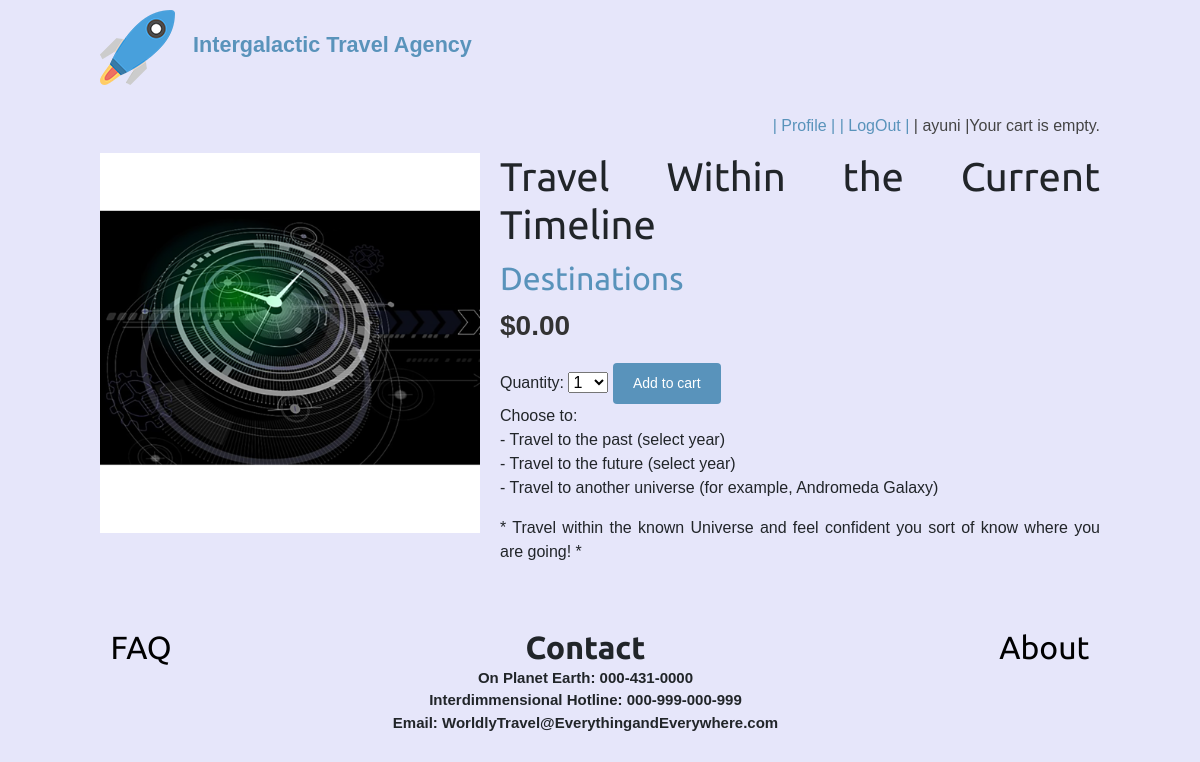
The page /34/travel-within-the-current-timeline/ (signed in) on the database as committed earlier.
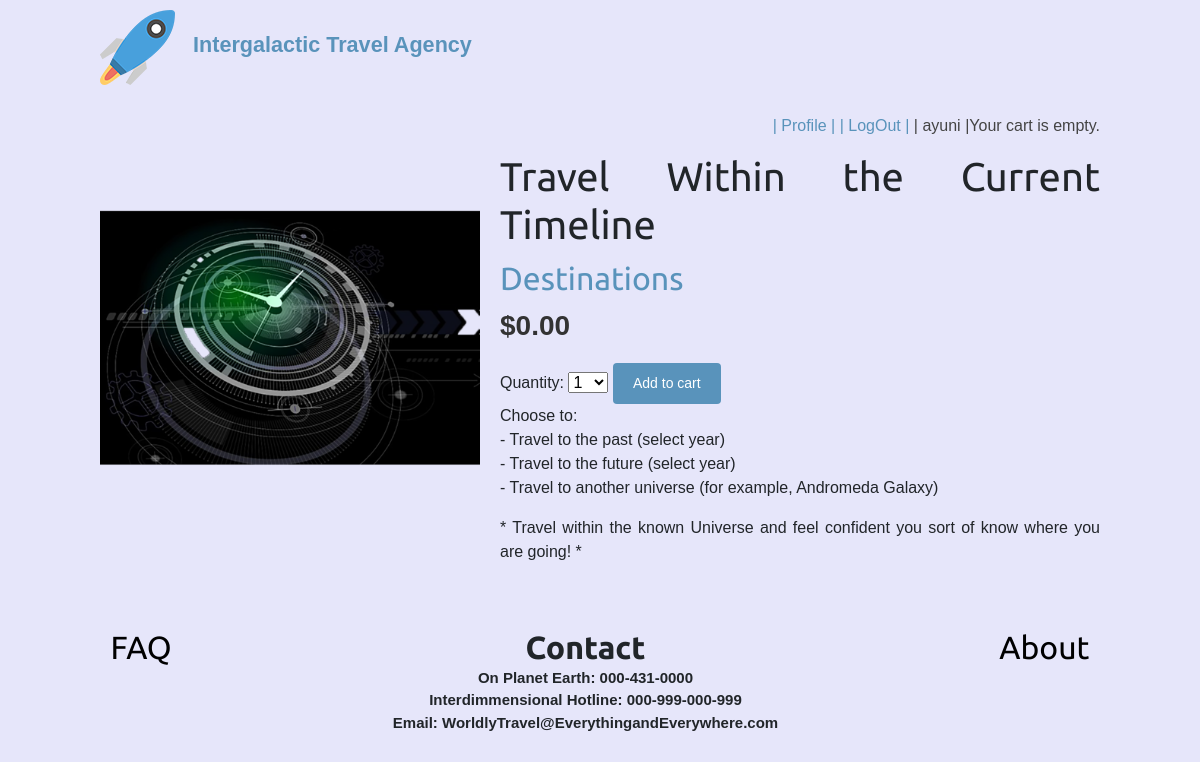
The same page on the database as committed later.
### shop/models.py (models this page shows, shortened)
class Product(models.Model):
    category = models.ForeignKey(Category,
                                 related_name='products',
                                 on_delete=models.CASCADE)
    name = models.CharField(max_length=200, db_index=True)
    slug = models.SlugField(max_length=200, db_index=True)
    image = models.ImageField(upload_to='products/%Y/%m/%d',
                              blank=True)
    description = models.TextField(blank=True)
    price = models.DecimalField(max_digits=10, decimal_places=2)
    available = models.BooleanField(default=True)
    created = models.DateTimeField(auto_now_add=True)
    updated = models.DateTimeField(auto_now=True)
    class Meta:
        ordering = ('name',)
        index_together = (('id', 'slug'),)

class Category(models.Model):
    name = models.CharField(max_length=200,
                            db_index=True)
    slug = models.SlugField(max_length=200,
                            unique=True)
    class Meta:
        ordering = ('name',)
        verbose_name = 'category'
        verbose_name_plural = 'categories'
    def __str__(self):
        return self.name
    def get_absolute_url(self):
            return reverse('shop:product_list_by_category',
                           args=[self.slug])

### shop/views.py (the view)
# urls.py: path('<int:id>/<slug:slug>/', views.product_detail,name='product_detail'),
@login_required(login_url="shop:login_page")
def product_detail(request, id, slug):
    product = get_object_or_404(Product,
                                id=id,
                                slug=slug,
                                available=True)
    cart_product_form = CartAddProductForm()
    return render(request,
                  'shop/product/detail.html',
                  {'product': product,
                   'cart_product_form': cart_product_form})

### cart/forms.py
class CartAddProductForm(forms.Form):
    quantity = forms.TypedChoiceField(
                                choices=PRODUCT_QUANTITY_CHOICES,
                                coerce=int)
    update = forms.BooleanField(required=False,
                                initial=False,
                                widget=forms.HiddenInput)

### shop/templates/shop/product/detail.html (shortened to what this page needs)
{% extends "shop/base.html" %}
{% load static %}
{% block content %}
  <div class="product-detail">
    <img src="{% if product.image %}{{ product.image.url }}{% else %}{% static "img/no_image.png" %}{% endif %}">
    <h1>{{ product.name }}</h1>
    <h2><a href="{{ product.category.get_absolute_url }}">{{ product.category }}</a></h2>
    <p class="price">${{ product.price }}</p>
    <form action="{% url "cart:cart_add" product.id %}" method="post">
      {{ cart_product_form }}
      <input type="submit" value="Add to cart">
    </form>
    {{ product.description|linebreaks }}
  </div>
{% endblock %}

Rows that differ between the two databases and show on the page:
changed Product "Travel Within the Current Timeline": image: a different picture
